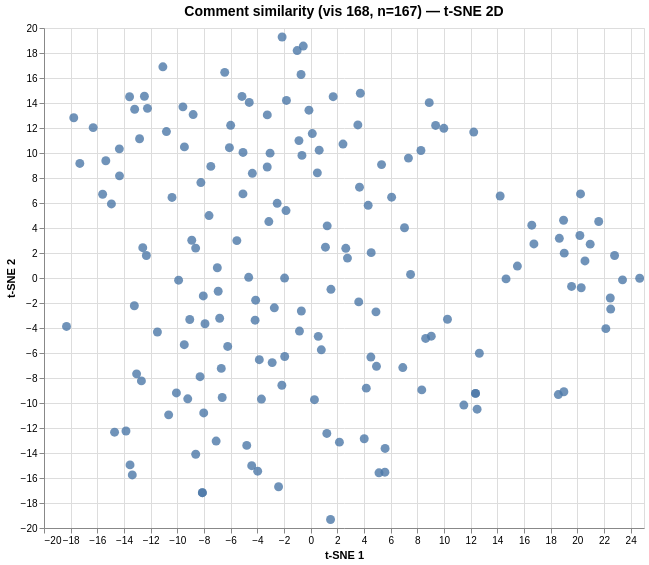

The Vega-Lite source for this figure:
### Vega specification from a JSON file in a GitHub repository (floating-point values rounded to 4 significant figures; data arrays with more than 128 entries replaced by an {"elided": "..."} marker saying what was removed)
{"$schema": "https://vega.github.io/schema/vega/v6.json", "data": [{"name": "param_1e9efca18e7a2868_store"}, {"name": "source_0", "values": {"elided": "167 records"}}, {"name": "source_0_x_domain_dim_1", "values": [{"min": -18.31, "max": 24.68}]}, {"name": "source_0_y_domain_dim_2", "values": [{"min": -19.32, "max": 19.28}]}], "signals": [{"name": "unit", "value": {}, "on": [{"events": "pointermove", "update": "isTuple(group()) ? group() : unit"}]}, {"name": "param_1e9efca18e7a2868", "update": "vlSelectionResolve(\"param_1e9efca18e7a2868_store\", \"union\")"}, {"name": "param_1e9efca18e7a2868_dim_1", "on": [{"events": [{"source": "view", "type": "dblclick"}], "update": "null"}, {"events": {"signal": "param_1e9efca18e7a2868_translate_delta"}, "update": "panLinear(param_1e9efca18e7a2868_translate_anchor.extent_x, -param_1e9efca18e7a2868_translate_delta.x / width)"}, {"events": {"signal": "param_1e9efca18e7a2868_zoom_delta"}, "update": "zoomLinear(domain(\"x\"), param_1e9efca18e7a2868_zoom_anchor.x, param_1e9efca18e7a2868_zoom_delta)"}]}, {"name": "param_1e9efca18e7a2868_dim_2", "on": [{"events": [{"source": "view", "type": "dblclick"}], "update": "null"}, {"events": {"signal": "param_1e9efca18e7a2868_translate_delta"}, "update": "panLinear(param_1e9efca18e7a2868_translate_anchor.extent_y, param_1e9efca18e7a2868_translate_delta.y / height)"}, {"events": {"signal": "param_1e9efca18e7a2868_zoom_delta"}, "update": "zoomLinear(domain(\"y\"), param_1e9efca18e7a2868_zoom_anchor.y, param_1e9efca18e7a2868_zoom_delta)"}]}, {"name": "param_1e9efca18e7a2868_tuple", "on": [{"events": [{"signal": "param_1e9efca18e7a2868_dim_1 || param_1e9efca18e7a2868_dim_2"}], "update": "param_1e9efca18e7a2868_dim_1 && param_1e9efca18e7a2868_dim_2 ? {unit: \"\", fields: param_1e9efca18e7a2868_tuple_fields, values: [param_1e9efca18e7a2868_dim_1,param_1e9efca18e7a2868_dim_2]} : null"}]}, {"name": "param_1e9efca18e7a2868_tuple_fields", "value": [{"field": "dim_1", "channel": "x", "type": "R"}, {"field": "dim_2", "channel": "y", "type": "R"}]}, {"name": "param_1e9efca18e7a2868_translate_anchor", "value": {}, "on": [{"events": [{"source": "scope", "type": "pointerdown"}], "update": "{x: x(unit), y: y(unit), extent_x: domain(\"x\"), extent_y: domain(\"y\")}"}]}, {"name": "param_1e9efca18e7a2868_translate_delta", "value": {}, "on": [{"events": [{"source": "window", "between": [{"source": "scope", "type": "pointerdown"}, {"source": "window", "type": "pointerup"}], "type": "pointermove", "consume": true}], "update": "{x: param_1e9efca18e7a2868_translate_anchor.x - x(unit), y: param_1e9efca18e7a2868_translate_anchor.y - y(unit)}"}]}, {"name": "param_1e9efca18e7a2868_zoom_anchor", "on": [{"events": [{"source": "scope", "type": "wheel", "consume": true}], "update": "{x: invert(\"x\", x(unit)), y: invert(\"y\", y(unit))}"}]}, {"name": "param_1e9efca18e7a2868_zoom_delta", "on": [{"events": [{"source": "scope", "type": "wheel", "consume": true}], "update": "pow(1.001, event.deltaY * pow(16, event.deltaMode))", "force": true}]}, {"name": "param_1e9efca18e7a2868_modify", "on": [{"events": {"signal": "param_1e9efca18e7a2868_tuple"}, "update": "modify(\"param_1e9efca18e7a2868_store\", param_1e9efca18e7a2868_tuple, true)"}]}], "marks": [{"type": "symbol", "name": "marks", "from": {"data": "source_0"}, "encode": {"update": {"x": {"field": "dim_1", "scale": "x"}, "fill": {"value": "#4c78a8"}, "y": {"field": "dim_2", "scale": "y"}, "size": {"value": 80}, "opacity": {"value": 0.8}, "shape": {"value": "circle"}, "tooltip": {"signal": "{\"Comment #\": format(datum[\"index\"], \"\"), \"Comment\": isValid(datum[\"comment\"]) ? datum[\"comment\"] : \"\"+datum[\"comment\"]}"}}}, "interactive": true, "clip": true, "style": ["circle"]}], "scales": [{"name": "x", "type": "linear", "domain": [{"signal": "(data(\"source_0_x_domain_dim_1\")[0] || {}).min"}, {"signal": "(data(\"source_0_x_domain_dim_1\")[0] || {}).max"}], "range": [0, {"signal": "width"}], "domainRaw": {"signal": "param_1e9efca18e7a2868[\"dim_1\"]"}, "nice": true, "zero": true}, {"name": "y", "type": "linear", "domain": [{"signal": "(data(\"source_0_y_domain_dim_2\")[0] || {}).min"}, {"signal": "(data(\"source_0_y_domain_dim_2\")[0] || {}).max"}], "range": [{"signal": "height"}, 0], "zero": true, "domainRaw": {"signal": "param_1e9efca18e7a2868[\"dim_2\"]"}, "nice": true}], "axes": [{"scale": "x", "orient": "bottom", "zindex": 0, "labels": false, "aria": false, "gridScale": "y", "tickCount": {"signal": "ceil(width/40)"}, "maxExtent": 0, "ticks": false, "grid": true, "domain": false, "minExtent": 0}, {"scale": "y", "aria": false, "minExtent": 0, "grid": true, "gridScale": "x", "labels": false, "ticks": false, "tickCount": {"signal": "ceil(height/40)"}, "maxExtent": 0, "zindex": 0, "orient": "left", "domain": false}, {"scale": "x", "orient": "bottom", "labelFlush": true, "grid": false, "zindex": 0, "tickCount": {"signal": "ceil(width/40)"}, "labelOverlap": true, "title": "t-SNE 1"}, {"scale": "y", "labelOverlap": true, "grid": false, "orient": "left", "tickCount": {"signal": "ceil(height/40)"}, "zindex": 0, "title": "t-SNE 2"}], "title": {"text": "Comment similarity (vis 168, n=167) — t-SNE 2D", "fontSize": 14, "frame": "group"}, "padding": 5, "background": "white", "height": 500, "style": "cell", "width": 600}
